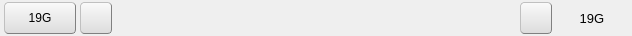
<?xml version="1.0" encoding="UTF-8"?>
<ui version="4.0">
 <class>StationStorageWidgetGD</class>
 <widget class="QWidget" name="StationStorageWidgetGD">
  <property name="geometry">
   <rect>
    <x>0</x>
    <y>0</y>
    <width>632</width>
    <height>36</height>
   </rect>
  </property>
  <property name="minimumSize">
   <size>
    <width>0</width>
    <height>36</height>
   </size>
  </property>
  <property name="maximumSize">
   <size>
    <width>16777215</width>
    <height>36</height>
   </size>
  </property>
  <property name="windowTitle">
   <string>Form</string>
  </property>
  <property name="styleSheet">
   <string notr="true">QPushButton{
    background-color: rgb(240, 240, 240);
    border:1px groove gray;
    border-radius:4px;
    padding:1px 2px;
    border-style:outset;
}
QPushButton:hover{
    background-color: rgb(229, 241, 251);
    color:black
}
QPushButton:pressed{
    background-color: rgb(204, 228, 247);
    border-style:inset;
}
QPushButton{
    background-color: qlineargradient(spread:pad, x1:0, y1:1, x2:0, y2:0, stop:0 rgba(220, 220, 220, 255), stop:1 rgba(250, 250, 250, 255));
}

QPushButton::menu-indicator{
    subcontrol-origin:padding;
    subcontrol-position:right;
}

QLabel{
	background-color: rgba(250, 250, 250, 0);
}

</string>
  </property>
  <layout class="QHBoxLayout" name="horizontalLayout" stretch="0">
   <property name="spacing">
    <number>0</number>
   </property>
   <property name="leftMargin">
    <number>0</number>
   </property>
   <property name="topMargin">
    <number>0</number>
   </property>
   <property name="rightMargin">
    <number>0</number>
   </property>
   <property name="bottomMargin">
    <number>0</number>
   </property>
   <item>
    <widget class="QWidget" name="widget_2" native="true">
     <layout class="QHBoxLayout" name="horizontalLayout_2" stretch="0,0,1,0,0">
      <property name="spacing">
       <number>4</number>
      </property>
      <property name="leftMargin">
       <number>4</number>
      </property>
      <property name="topMargin">
       <number>0</number>
      </property>
      <property name="rightMargin">
       <number>4</number>
      </property>
      <property name="bottomMargin">
       <number>0</number>
      </property>
      <item>
       <widget class="QPushButton" name="pushButton">
        <property name="minimumSize">
         <size>
          <width>72</width>
          <height>32</height>
         </size>
        </property>
        <property name="maximumSize">
         <size>
          <width>72</width>
          <height>32</height>
         </size>
        </property>
        <property name="styleSheet">
         <string notr="true"/>
        </property>
        <property name="text">
         <string>19G</string>
        </property>
       </widget>
      </item>
      <item>
       <widget class="QPushButton" name="pushButton_2">
        <property name="minimumSize">
         <size>
          <width>32</width>
          <height>32</height>
         </size>
        </property>
        <property name="maximumSize">
         <size>
          <width>32</width>
          <height>32</height>
         </size>
        </property>
        <property name="autoFillBackground">
         <bool>false</bool>
        </property>
        <property name="styleSheet">
         <string notr="true"/>
        </property>
        <property name="text">
         <string/>
        </property>
       </widget>
      </item>
      <item>
       <widget class="QWidget" name="widget" native="true">
        <property name="minimumSize">
         <size>
          <width>0</width>
          <height>36</height>
         </size>
        </property>
        <property name="maximumSize">
         <size>
          <width>16777215</width>
          <height>36</height>
         </size>
        </property>
        <property name="sizeIncrement">
         <size>
          <width>0</width>
          <height>0</height>
         </size>
        </property>
        <property name="layoutDirection">
         <enum>Qt::LeftToRight</enum>
        </property>
        <layout class="QHBoxLayout" name="horizontalLayout_3">
         <property name="spacing">
          <number>0</number>
         </property>
         <property name="sizeConstraint">
          <enum>QLayout::SetDefaultConstraint</enum>
         </property>
         <property name="leftMargin">
          <number>0</number>
         </property>
         <property name="topMargin">
          <number>0</number>
         </property>
         <property name="rightMargin">
          <number>0</number>
         </property>
         <property name="bottomMargin">
          <number>0</number>
         </property>
        </layout>
       </widget>
      </item>
      <item>
       <widget class="QPushButton" name="pushButton_3">
        <property name="minimumSize">
         <size>
          <width>32</width>
          <height>32</height>
         </size>
        </property>
        <property name="maximumSize">
         <size>
          <width>32</width>
          <height>32</height>
         </size>
        </property>
        <property name="styleSheet">
         <string notr="true"/>
        </property>
        <property name="text">
         <string/>
        </property>
       </widget>
      </item>
      <item>
       <widget class="QLabel" name="label">
        <property name="minimumSize">
         <size>
          <width>72</width>
          <height>32</height>
         </size>
        </property>
        <property name="maximumSize">
         <size>
          <width>72</width>
          <height>32</height>
         </size>
        </property>
        <property name="font">
         <font>
          <family>Arial</family>
          <pointsize>10</pointsize>
         </font>
        </property>
        <property name="layoutDirection">
         <enum>Qt::LeftToRight</enum>
        </property>
        <property name="styleSheet">
         <string notr="true">background-color: rgba(250, 250, 250, 0);</string>
        </property>
        <property name="text">
         <string>19G</string>
        </property>
        <property name="alignment">
         <set>Qt::AlignCenter</set>
        </property>
       </widget>
      </item>
     </layout>
    </widget>
   </item>
  </layout>
 </widget>
 <resources/>
 <connections/>
</ui>
